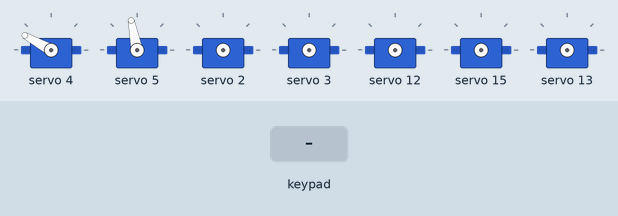
This sketch was run on a simulated ESP32. Shown: 7 × servo. The inputs (shaded band) are chosen by the test bench.

Above: at 1.2 s.
1.3 s: key 'D' pressed
2.8 s: key 'X' pressed
4.3 s: key 'U' pressed
At 4.7 s:
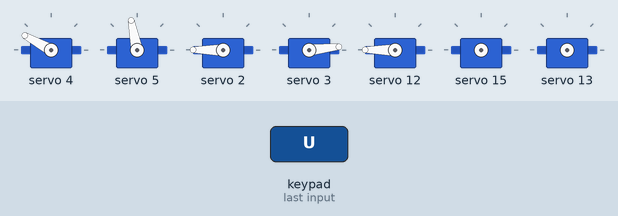
5.8 s: key 'O' pressed
7.3 s: key 'T' pressed
8.8 s: key 'D' pressed
At 9.5 s:
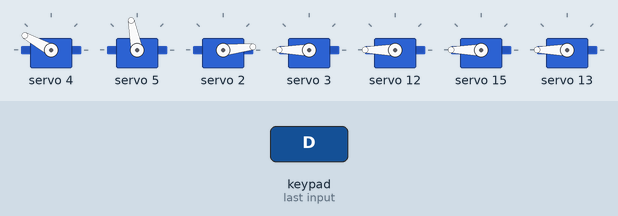
Timing chart, 0 to 11.3 s (numbered marks = the images above; inputs shaded):
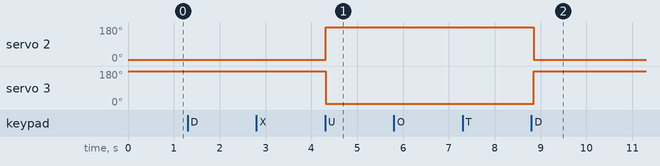

Measured:
- after the input at 4.3 s, servo 2: 6° → 180° at once; servo 3: 180° → 6° at once
- after the input at 8.8 s, servo 2: 180° → 6° after 0.05 s; servo 3: 6° → 180° after 0.06 s

The sketch:

sketch_may16b.ino
```cpp
/*
 * A better version of MakerBotwPS2 example used with makerbot BANHMI hardware platform
 * This version simplify the joystick driving method, where the functionality stay the same.
 * Added new controling menthod, switch driving mode by pressing SELECT button
 * Added nitro like speed booster when holding L2
 *
 * Writen by Tu Dang - Makerviet
 * Optimize by Do Dinh Hoang Anh (a.k.a Rimi) - Xuan Dinh High School
 * This code include OTA Update because Type-C port has broken due to physic reason, you need changed wifi ssid and password to use that, make sure your computer and esp32 connected to the same network (Modified by Rimi)
 */

//For controller
#include "motors.h"
#include "PS2_controller.h"

//For wifi
//#include <WiFi.h>
//#include <AsyncTCP.h>
//#include <ESPAsyncWebServer.h>
//#include <AsyncElegantOTA.h>

//AsyncWebServer server(80);

//const char* hostName = "xuandinh";
//const char* ssid = "XuanDinhWinner";
//const char* password = "G4m3L@D3";

void setup()
{
  Serial.begin(115200);

  //WiFi.mode(WIFI_AP);
  //WiFi.setHostname(hostName);
  //WiFi.softAPConfig(IPAddress(192,168,4,1), IPAddress(192,168,4,1), IPAddress(255,255,255,0));
  //WiFi.softAP(ssid, password);

  //server.on("/", HTTP_GET, [](AsyncWebServerRequest *request) {
  //  request->send(200, "text/plain", "Lmao");
  //});
  //AsyncElegantOTA.begin(&server, "RoXD23", "coderdeptrai");    // Start AsyncElegantOTA
  //server.begin();
  //Serial.println("HTTP server started");
  initMotors();
  setupPS2controller();
}

void loop()
{
  ps2x.read_gamepad(0, 0);
  PS2control();
  delay(50);
}
```

PS2_controller.h
```cpp
#include <PS2X_lib.h>

PS2X ps2x; // create PS2 Controller Class object

#define PS2_DAT 12 // MISO  19
#define PS2_CMD 13 // MOSI  23
#define PS2_SEL 15 // SS     5
#define PS2_CLK 14 // SLK   18

#define TOP_SPEED 4095
#define NORM_SPEED 2048
#define BRAKE 0
#define TURNING_FACTOR 1

bool isBrushOn = 0, isShootOn = 0, reverseBrush = 0, isServo1Reversed = 0, isServo2Reversed = 0;
unsigned long previousMillisGate;
unsigned long previousMillisServo1, previousMillisServo2;
unsigned long intervalServoGate = 1500;
unsigned long intervalServo = 50;
bool isWaitForGate = 0, isWaitForServo1 = 0, isWaitForServo2 = 0, isGateOpen = 0;
int cs1 = 0, cs2 = 0, cs3 = 600, cs4 = 150;
void setupPS2controller()
{
  int err = -1;
  while (err != 0)
  {
    err = ps2x.config_gamepad(PS2_CLK, PS2_CMD, PS2_SEL, PS2_DAT, true, true);
  }
}
bool PS2control()
{
  //Motors
  int speed = BRAKE;
  int nJoyX = 128 - ps2x.Analog(PSS_LY); // read x-joystick
  int nJoyY = 128 - ps2x.Analog(PSS_LX); // read y-joystick
  int nMotMixL;                          // Motor (left) mixed output
  int nMotMixR;                          // Motor (right) mixed output
  if(nJoyX == -1 && nJoyY == 0) // in case of lost connection with the wireless controller, only used in VRC2023 PS2 wireless controller
  {
    setPWMMotors(0, 0, 0, 0, 0, 0, 0);
    int cs1, cs2;
    unsigned long currentMillis = millis();
    unsigned long previousMillisGate;
    if (!isWaitForGate && isGateOpen)
    {
      cs1=600;
      cs2=150;
      previousMillisGate = currentMillis;
      isWaitForGate = 1;
      isGateOpen = 0;
      isBrushOn = isShootOn = reverseBrush = isServo1Reversed = isServo2Reversed = 0;
    }
    if (currentMillis - previousMillisGate >= intervalServoGate)
    {
      cs1 = cs2 = 0;
      isWaitForGate = 0;
    }
    cs1 = 0, cs2 = 0, cs3 = 600, cs4 = 150;
    setPWMServos(cs1, cs2, cs3, cs4, 0, 0);
    return 0;
  }
  int brushValue = 0;
  if (nJoyX != 0 || (nJoyY != 1 && nJoyY != 0))
  {
    speed=NORM_SPEED;
    if (ps2x.Button(PSB_R2))
      speed = TOP_SPEED;
    if (ps2x.Button(PSB_L2))
      speed = BRAKE;
  }
  int c5 = 0,c6 = 0;
  if (ps2x.ButtonPressed(PSB_CROSS))
    isBrushOn = !isBrushOn;
  if (ps2x.ButtonPressed(PSB_TRIANGLE))
    reverseBrush = !reverseBrush;
  if (ps2x.ButtonPressed(PSB_CIRCLE))
    isShootOn = !isShootOn;
  c5 = isBrushOn ? (!reverseBrush ? 0 : 3072) : 0;
  int c7 = isBrushOn ? (reverseBrush ? 0 : 3072) : 0;
  c6 = isShootOn ? 2457 : 0;

  bool temp = (nJoyY * nJoyX > 0);
  if (nJoyX) // Turning
  {
    nMotMixL = -nJoyX + (nJoyY * temp);
    nMotMixR = nJoyX + (nJoyY * !temp);
  }
  else // Forward or Reverse
  {
    nMotMixL = nJoyY;
    nMotMixR = nJoyY;
  }

  int c1 = 0, c2 = 0, c3 = 0, c4 = 0;

  if (nMotMixR > 0)
  {
    c3 = nMotMixR;
    c3 = map(c3, 0, 128, 0, speed);
  }

  else if (nMotMixR < 0)
  {
    c4 = abs(nMotMixR) + 1;
    c4 = map(c4, 0, 128, 0, speed);
  }

  if (nMotMixL > 0)
  {
    c1 = nMotMixL;
    c1 = map(c1, 0, 128, 0, speed);
  }
  else if (nMotMixL < 0)
  {
    c2 = abs(nMotMixL)+1;
    c2 = map(c2, 0, 128, 0, speed);
  }
  setPWMMotors(c1, c2, c3, c4, c5, c6, c7);

  //Servos
  unsigned long currentMillis = millis();
  if (ps2x.ButtonPressed(PSB_L1) && !isWaitForServo1)
  {
    previousMillisServo1=millis();
    isServo1Reversed = !isServo1Reversed;
  }
  if (ps2x.ButtonPressed(PSB_R1) && !isWaitForServo2)
  {
    previousMillisServo2=millis();
    isServo2Reversed = !isServo2Reversed;
  }
  if (isServo1Reversed)
  {
    isWaitForServo1 = 1;
    unsigned long progress = millis() - previousMillisServo1;
    if (progress <= intervalServo)
      cs3 = map(progress, 0, intervalServo, 275, 600);
    else isWaitForServo1 = 0;
  }
  else {
    isWaitForServo1 = 1;
    unsigned long progress = millis() - previousMillisServo1;
    if (progress <= intervalServo)
      cs3 = map(progress, 0, intervalServo, 600, 275);
    isWaitForServo1 = 0;
  }
  if (!isServo2Reversed)
  {
    isWaitForServo2 = 1;
    unsigned long progress = millis() - previousMillisServo2;
    if (progress <= intervalServo)
      cs4 = map(progress, 0, intervalServo, 475, 150);
    isWaitForServo2 = 0;
  }
  else {
    isWaitForServo2 = 1;
    unsigned long progress = millis() - previousMillisServo2;
    if (progress <= intervalServo)
      cs4 = map(progress, 0, intervalServo, 150, 475);
    isWaitForServo2 = 0;
  }

  if (ps2x.ButtonPressed(PSB_PAD_DOWN))
  {
    if (!isWaitForGate && !isGateOpen)
    {
      cs1=150;
      cs2=600;
      previousMillisGate = currentMillis;
      isWaitForGate = 1;
      isGateOpen = 1;
    }
  }
  else if (ps2x.ButtonPressed(PSB_PAD_UP))
  {
    if (!isWaitForGate && isGateOpen)
    {
      cs1=600;
      cs2=150;
      previousMillisGate = currentMillis;
      isWaitForGate = 1;
      isGateOpen = 0;
    }
  }
  if (currentMillis - previousMillisGate >= intervalServoGate)
  {
    cs1 = cs2 = 0;
    isWaitForGate = 0;
  }
  setPWMServos(cs1,cs2,cs3,cs4,0,0);
  return 1;
}
```

motors.h
```cpp
#include <stdio.h>
#include <Wire.h>
#include <Adafruit_PWMServoDriver.h>

#define MIN_PWM 0
#define MAX_PWM 4095

// PWM channels of pca9685 0-16
#define PWM_CHANNEL1 8
#define PWM_CHANNEL2 9
#define PWM_CHANNEL3 10
#define PWM_CHANNEL4 11
#define PWM_CHANNEL6 13
#define PWM_CHANNEL8 15

#define PWM_SCHANNEL1 2
#define PWM_SCHANNEL2 3
#define PWM_SCHANNEL3 4
#define PWM_SCHANNEL4 5
#define PWM_SCHANNEL5 6
#define PWM_SCHANNEL6 7

Adafruit_PWMServoDriver pwm = Adafruit_PWMServoDriver();

void setPWMMotors(unsigned int c1,unsigned int c2, unsigned int c3, unsigned int c4, unsigned int c5, unsigned int c6, unsigned int c7)
{
  pwm.setPWM(PWM_CHANNEL1, 0, c1);
  pwm.setPWM(PWM_CHANNEL2, 0, c2);
  pwm.setPWM(PWM_CHANNEL3, 0, c3);
  pwm.setPWM(PWM_CHANNEL4, 0, c4);
  pwm.setPWM(12, 0, c7);
  pwm.setPWM(14, 0, 0);
  pwm.setPWM(PWM_CHANNEL6, 0, c5);
  pwm.setPWM(PWM_CHANNEL8, 0, c6);
}
void setPWMServos(unsigned int c1, unsigned int c2, unsigned int c3, unsigned int c4, unsigned int c5, unsigned int c6)
{
  pwm.setPWM(PWM_SCHANNEL1, 0, c1);
  pwm.setPWM(PWM_SCHANNEL2, 0, c2);
  pwm.setPWM(PWM_SCHANNEL3, 0, c3);
  pwm.setPWM(PWM_SCHANNEL4, 0, c4);
  pwm.setPWM(PWM_SCHANNEL5, 0, c5);
  pwm.setPWM(PWM_SCHANNEL6, 0, c6);
}

void initMotors()
{
  Wire.begin(); // SDA, SCL,400000);
  pwm.begin();
  pwm.setOscillatorFrequency(27000000);
  pwm.setPWMFreq(60);
  Wire.setClock(400000);
  setPWMMotors(0, 0, 0, 0, 0, 0, 0);
  setPWMServos(0, 0, 0, 0, 0, 0);
}
```
